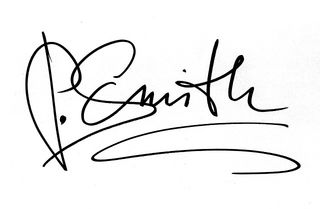
#> input picture take_home/signature.jpg, 320 x 209 px
$ python question3.py   (older library calls are emulated)
#> lines starting #> are read from the running program, lines starting #| are printed output that depends on the picture
import matplotlib.pyplot as plt
from scipy import ndimage as ndi
import numpy as np
from skimage import feature, io, filters, morphology, util

img = io.imread('./signature.jpg', as_gray=True)
#> img is the input picture: shape (209, 320) float64; min 0, max 1, mean 0.935
sobel = filters.sobel(img)
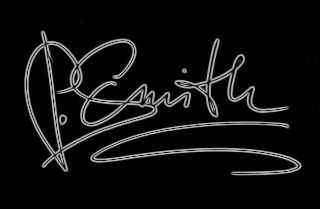
#> sobel: shape (209, 320) float64; min 0, max 0.753, mean 0.0626
blurred = filters.gaussian(sobel, sigma=2.0)
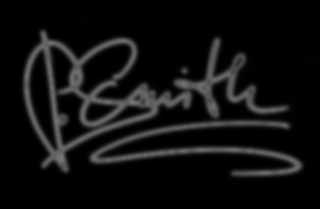
#> blurred: shape (209, 320) float64; min 0, max 0.463, mean 0.0626


#Make the edges thicker by blurring the img
io.imsave('signature_edges.jpg', blurred)
light_spots = np.array((img > 245).nonzero()).T
#> light_spots = empty array
dark_spots = np.array((img < 3).nonzero()).T
#> dark_spots = 66880 pairs, first value 0 to 208, second value 0 to 319

bool_mask = np.zeros(img.shape, dtype=np.bool)
bool_mask[tuple(light_spots.T)] = True
bool_mask[tuple(dark_spots.T)] = True
seed_mask, num_seeds = ndi.label(bool_mask)
print(num_seeds)
ws = morphology.watershed(blurred, seed_mask)
#> ws: shape (209, 320) int32; every value is 1
fig, (ax1, ax2) = plt.subplots(nrows=1, ncols=2, figsize=(8, 3),
                                    sharex=True, sharey=True)


ax2.imshow(blurred, cmap=plt.cm.gray)
ax2.axis('off')
ax2.set_title('blurred', fontsize=20)
ax1.imshow(img, cmap=plt.cm.gray)
ax1.axis('off')
ax1.set_title('orig', fontsize=20)


fig.tight_layout()

plt.show()
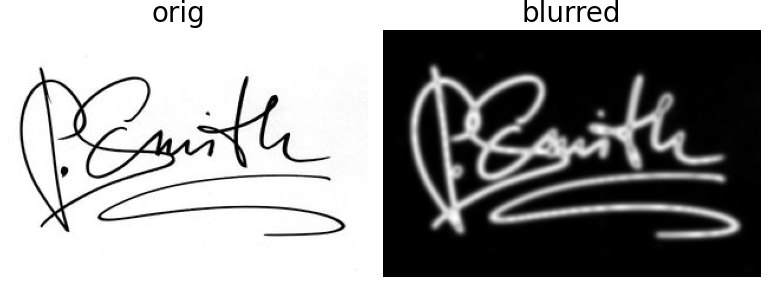
#> figure drawn by matplotlib, 2 panels

$ run again, with take_home/chan_vese.png saved as take_home/signature.jpg
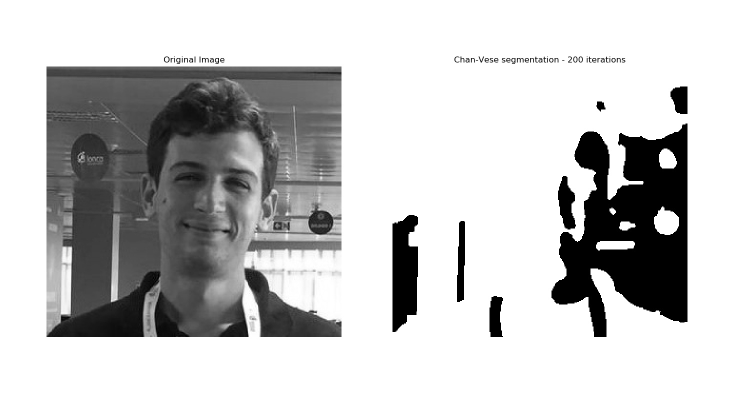
#> input picture take_home/chan_vese.png, 1458 x 807 px (shown at 1/2 size)
#> img is the input picture: shape (807, 1458) float64; min 0, max 1, mean 0.763
#> `sobel = filters.sobel(img)`:
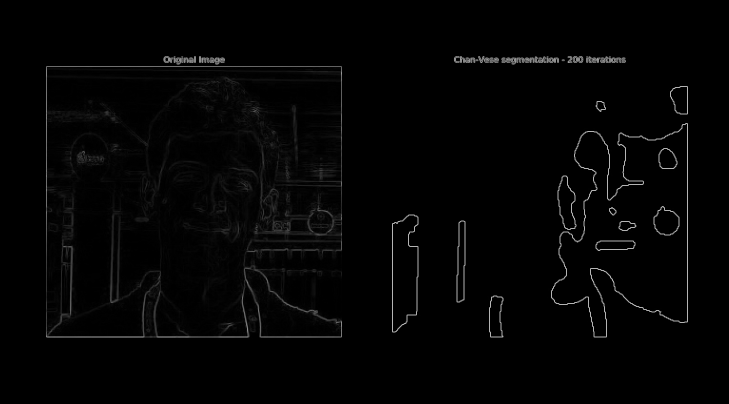
#> sobel: shape (807, 1458) float64 (shown at 1/2 size); min 0, max 0.791, mean 0.0153
#> light_spots = empty array
#> dark_spots = 1176606 pairs, first value 0 to 806, second value 0 to 1457
#> ws: shape (807, 1458) int32; every value is 1
#> `plt.show()`:
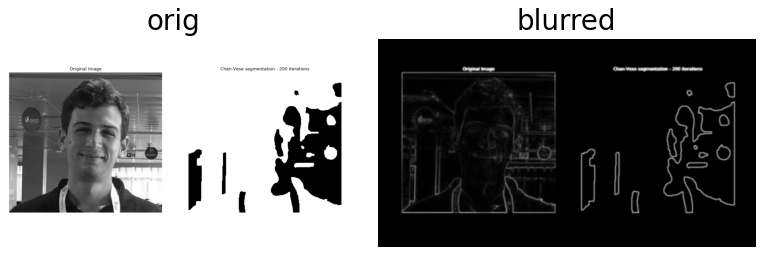
#> figure drawn by matplotlib, 2 panels

$ run again, with take_home/rag_segmentation.png saved as take_home/signature.jpg
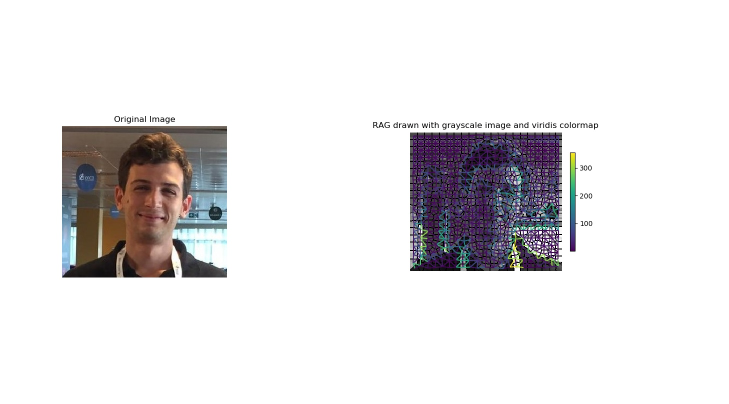
#> input picture take_home/rag_segmentation.png, 1458 x 807 px (shown at 1/2 size)
#> `sobel = filters.sobel(img)`:
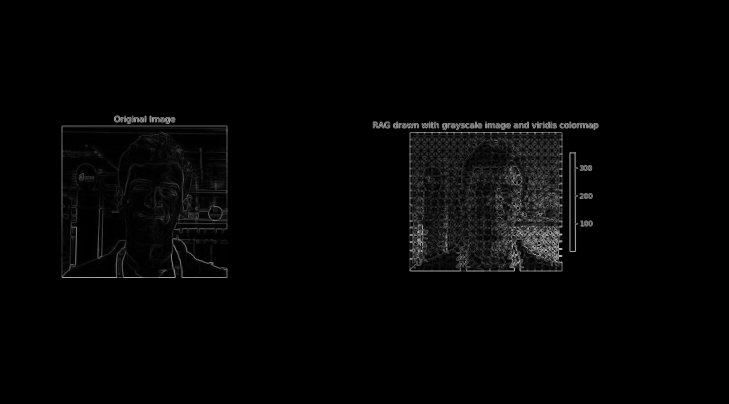
#> sobel: shape (807, 1458) float64 (shown at 1/2 size); min 0, max 0.785, mean 0.018
#> light_spots = empty array
#> dark_spots = 1176606 pairs, first value 0 to 806, second value 0 to 1457
#> ws: shape (807, 1458) int32; every value is 1
#> `plt.show()`:
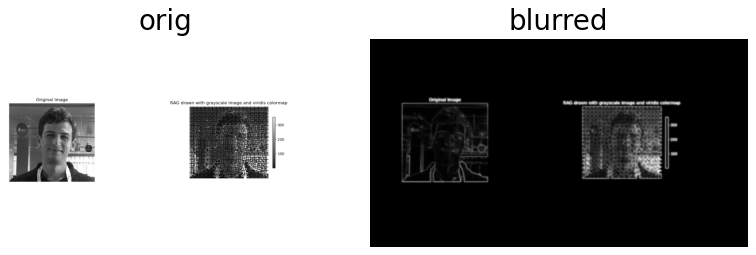
#> figure drawn by matplotlib, 2 panels
